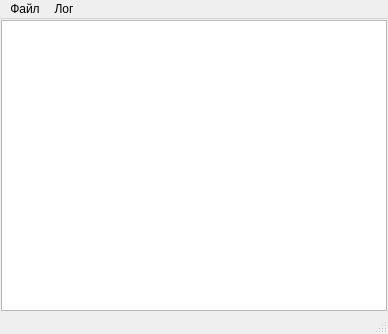
<?xml version="1.0" encoding="UTF-8"?>
<ui version="4.0">
 <class>MainWindow</class>
 <widget class="QMainWindow" name="MainWindow">
  <property name="geometry">
   <rect>
    <x>0</x>
    <y>0</y>
    <width>388</width>
    <height>334</height>
   </rect>
  </property>
  <property name="windowTitle">
   <string>Ex3</string>
  </property>
  <property name="layoutDirection">
   <enum>Qt::LeftToRight</enum>
  </property>
  <widget class="QWidget" name="centralwidget">
   <layout class="QGridLayout" name="gridLayout">
    <property name="leftMargin">
     <number>1</number>
    </property>
    <property name="topMargin">
     <number>1</number>
    </property>
    <property name="rightMargin">
     <number>1</number>
    </property>
    <property name="bottomMargin">
     <number>1</number>
    </property>
    <property name="spacing">
     <number>6</number>
    </property>
    <item row="0" column="0">
     <layout class="QVBoxLayout" name="verticalLayout">
      <property name="spacing">
       <number>0</number>
      </property>
      <property name="sizeConstraint">
       <enum>QLayout::SetNoConstraint</enum>
      </property>
      <property name="bottomMargin">
       <number>0</number>
      </property>
      <item>
       <widget class="QListView" name="listView"/>
      </item>
     </layout>
    </item>
   </layout>
  </widget>
  <widget class="QMenuBar" name="menubar">
   <property name="geometry">
    <rect>
     <x>0</x>
     <y>0</y>
     <width>388</width>
     <height>21</height>
    </rect>
   </property>
   <widget class="QMenu" name="fileMenu">
    <property name="title">
     <string>Файл</string>
    </property>
    <addaction name="openMenuItem"/>
   </widget>
   <widget class="QMenu" name="logMenu">
    <property name="title">
     <string>Лог</string>
    </property>
    <addaction name="exportMenuItem"/>
    <addaction name="addMenuItem"/>
    <addaction name="lookMenuItem"/>
   </widget>
   <addaction name="fileMenu"/>
   <addaction name="logMenu"/>
  </widget>
  <widget class="QStatusBar" name="statusbar"/>
  <action name="openMenuItem">
   <property name="text">
    <string>Открыть...</string>
   </property>
  </action>
  <action name="exportMenuItem">
   <property name="text">
    <string>Экспорт...</string>
   </property>
  </action>
  <action name="addMenuItem">
   <property name="text">
    <string>Добавить в лог</string>
   </property>
  </action>
  <action name="lookMenuItem">
   <property name="text">
    <string>Просмотр</string>
   </property>
  </action>
 </widget>
 <resources/>
 <connections>
  <connection>
   <sender>openMenuItem</sender>
   <signal>triggered()</signal>
   <receiver>MainWindow</receiver>
   <slot>close()</slot>
   <hints>
    <hint type="sourcelabel">
     <x>-1</x>
     <y>-1</y>
    </hint>
    <hint type="destinationlabel">
     <x>261</x>
     <y>178</y>
    </hint>
   </hints>
  </connection>
 </connections>
</ui>
